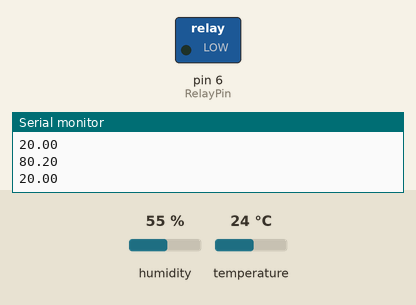
Bench run of a sketch on a simulated Arduino Uno, built with avr-gcc and run on an emulated ATmega328P. Parts: switched loads named in the sketch (green lamp = pin HIGH), the last lines printed to the serial monitor. The test bench sets the inputs (shaded band); at power-on: temperature 24 °C, humidity 55 %.

Above: at 2.8 s.
2.9 s: temperature set to 26 °C
6.7 s: temperature set to 29 °C
At 8.7 s:
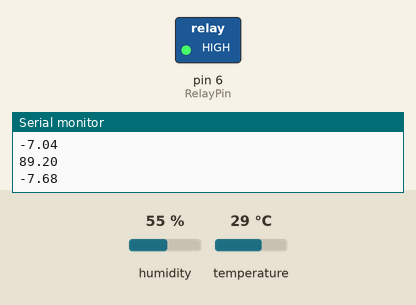
9.6 s: temperature set to 12 °C
At 11.2 s:
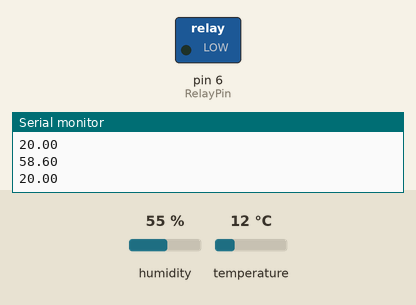
12.3 s: temperature set to 33 °C
At 15.1 s:
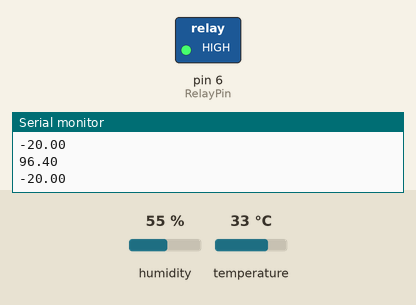
Timing chart, 0 to 16.6 s (numbered marks = the images above; inputs shaded):
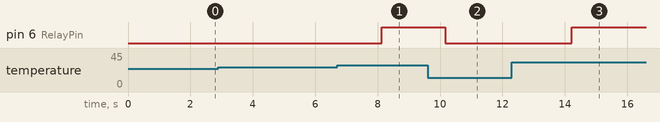

The sketch:

PID_relay_temp_controller.ino
```cpp
#include "DHT.h"
#define DHTPIN 8
#define DHTTYPE DHT11
DHT dht(DHTPIN, DHTTYPE);
#include <PID_v1.h>
#define RelayPin 6

//Define Variables we'll be connecting to
double Setpoint, Input, Output;

//Specify the links and initial tuning parameters
PID myPID(&Input, &Output, &Setpoint, 6, 2, 0, DIRECT);

int WindowSize = 5000;
unsigned long windowStartTime;
void setup()
{
  pinMode(RelayPin, OUTPUT);

  windowStartTime = millis();

  //initialize the variables we're linked to


  //tell the PID to range between 0 and the full window size
  myPID.SetOutputLimits(-20, 20);

  //turn the PID on
  myPID.SetMode(AUTOMATIC);

  dht.begin();

  Setpoint = 86;

  Serial.begin(9600);
}

void loop()
{

  double t = dht.readTemperature();
  t = (t*1.8)+32;
  t = t+5;
  Input = t;
  myPID.Compute();
  Serial.println(t);
  Serial.println(Output);

  /************************************************
     turn the output pin on/off based on pid output
   ************************************************/

/*
  unsigned long now = millis();
  if (now - windowStartTime > WindowSize)
  { //time to shift the Relay Window
    windowStartTime += WindowSize;
  }
  if (Output > now - windowStartTime){
    digitalWrite(RelayPin, HIGH);

  }
  else{
    digitalWrite(RelayPin, LOW);

  }

*/


  if (Output>0){
    digitalWrite(RelayPin,LOW);
  }
  else{
    digitalWrite(RelayPin,HIGH);
  }

  delay(500);


}
```

Measured:
- the behaviour switches between 27 and 28 °C on temperature (found by bisection; images 0 and 1)
- after the input at 6.7 s, pin 6 (RelayPin): LOW → HIGH after 1.4 s
- after the input at 9.6 s, pin 6 (RelayPin): HIGH → LOW after 0.56 s
- after the input at 12.3 s, pin 6 (RelayPin): LOW → HIGH after 1.9 s
